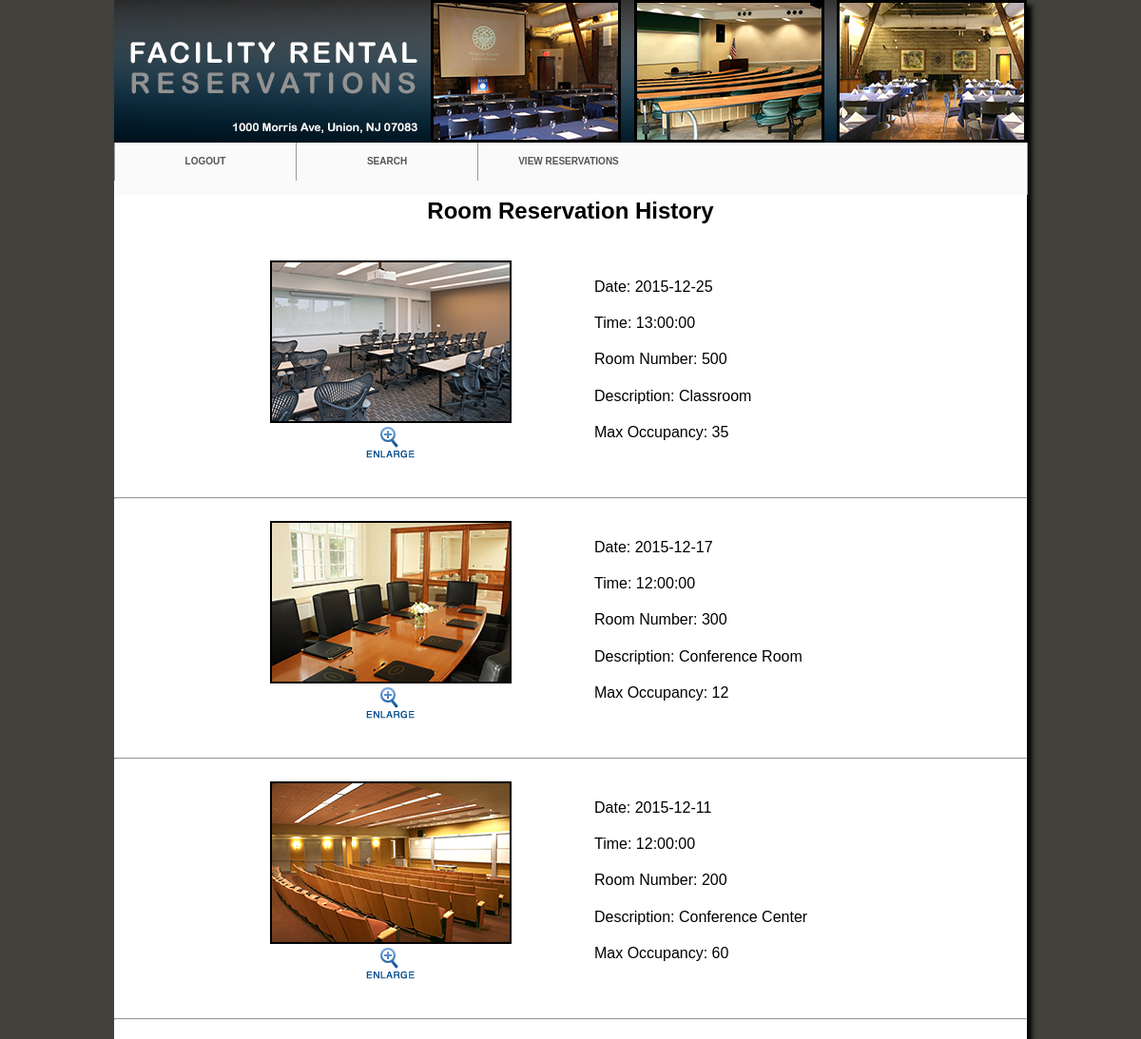
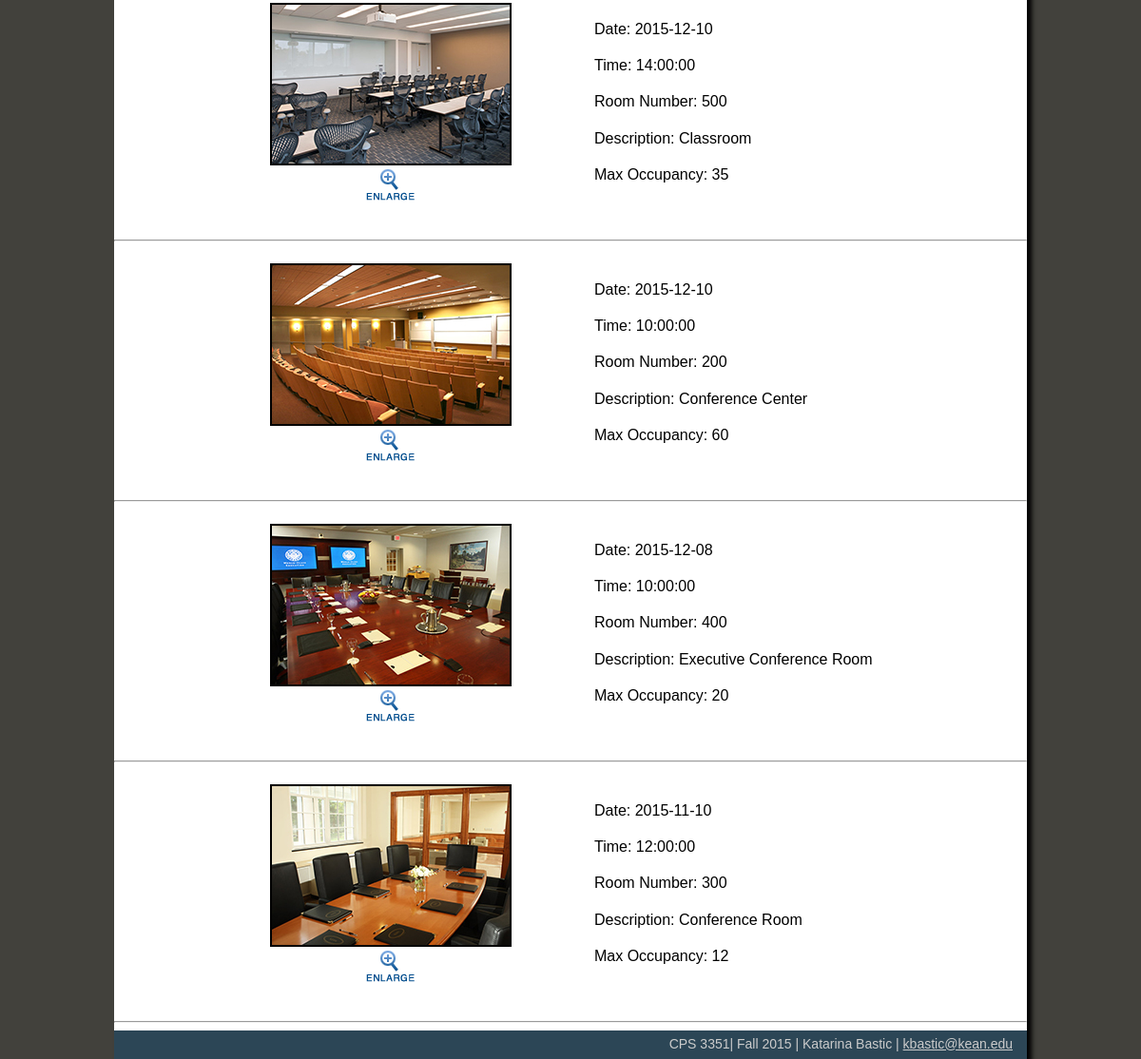
The app's page /history.php (signed in) with its own data (2 pictures, top to bottom).
### tables this page shows
CREATE TABLE IF NOT EXISTS `reservation` (
`reservationID` mediumint(8) unsigned NOT NULL,
  `revDate` date NOT NULL,
  `revTime` time NOT NULL,
  `duration` smallint(6) NOT NULL,
  `user_id` mediumint(8) unsigned NOT NULL,
  `paymentID` mediumint(8) unsigned NOT NULL
);

CREATE TABLE IF NOT EXISTS `room` (
  `roomID` mediumint(8) unsigned NOT NULL,
  `maxOccupancy` smallint(6) NOT NULL,
  `price` decimal(6,2) NOT NULL,
  `description` varchar(50) DEFAULT NULL
);

### history.php (the view, shortened to what this page needs)
<?php
require ('../../connection/mysqli_connect.php');
$q = "SELECT u.`first_name` u_fn, u.`last_name` u_ln, rr.`reservationID` rr_rvID, rr.`roomID` rr_rID,
r.`roomID` r_rID, r.`maxOccupancy` r_maxO, r.`price` r_price, r.`description` r_desc,
rv.`reservationID` rv_rvID, rv.`revDate` rv_date, rv.`revTime` rv_time, rv.`duration` rv_hour,
rv.`user_id` rv_uID, rv.`paymentID` rv_pay FROM `reservation` rv JOIN `users` u ON
rv.`user_id`=u.`user_id` JOIN `room_reservation` rr ON rv.`reservationID`=rr.`reservationID` JOIN
`room` r ON rr.`roomID`=r.`roomID` WHERE rv.`user_id`= '" . $_SESSION['user_id'] . "' ORDER BY rv.`revDate` DESC,rv.`revTime` DESC";
$r = mysqli_query ($dbc, $q);?>
<div class="content">
<center><h2>Room Reservation History</h2></center>
<?php
if (!mysqli_num_rows($r) == 0) {
while ($row = mysqli_fetch_array ($r, MYSQLI_ASSOC))
{
$img_large = $row['r_rID']. "_lg.jpg";
$img_small = $row['r_rID'] . "_sm.jpg";
echo "
		   <table width=\"80%\" border=\"0\" align=\"center\" cellpadding=\"5\" cellspacing=\"10\">
	       <tr>
           <td style=\"text-align:center;\" width=\"50%\">";
if (@getimagesize("images/{$img_small}")) {
echo "
           <img src=\"images/{$img_small}\" width=\"250\" height=\"167\" border=\"2\"/>";
		   }
else {
echo
	"<img src=\"images/unavailable.jpg\" width=\"250\" height=\"167\" border=\"2\"/>";
}
echo "
		   <p><a href=\"javascript:create_window('$img_large', 750, 500)\"><img border=\"0\" alt=\"view larger image\" src=\"images/enlarge_icon.gif\"></a></p>
		   </td>
		   <td>
		   <p>Date: {$row['rv_date']}</p>
		   <p>Time: {$row['rv_time']}</p>
		   <p>Room Number: {$row['r_rID']}</p>
	       <p>Description: {$row['r_desc']}</p>
		   <p>Max Occupancy: {$row['r_maxO']}</p>
		   </td>
		   </tr>
   </table>
   <hr />
";
}
} else {
			echo  "<center><h2>You have no previous or current reservations</h2></center>";
		}?>
</div>

### includes/styles.css (style rules this page uses)
body { font: 100%/1.4 Verdana, Arial, Helvetica, sans-serif; background-color: #42413C; margin: 0; padding: 0; color: #000; }
ul, ol, dl { padding: 0; margin: 0; }
h1, h2, h3, h4, h5, h6, p { margin-top: 0; padding-right: 15px; padding-left: 15px; }
a img { border: none; }
a:link { color: #42413C; text-decoration: underline; }
.container { width: 960px; background-color: #FFF; margin: 0 auto; box-shadow:5px 5px 5px #000; }
.header { background-color: #CC0000; }
#navigation { background:#fafafa; border-right:1px solid #999; margin:0 auto; width:960px; padding-bottom: 15px; height:40px; list-style:none; }
#navigation li { border-left:1px solid #999; float:left; width:190px; word-wrap: break-word; list-style:none; font-size:x-small; font-weight:bold; text-align:center; }
#navigation a { color:#555; display:block; line-height:40px; text-align:center; }
#navigation a:link { text-decoration: none; }
.content { padding: 0 0; }
.footer { background-color: #2c4656; height: 20px; padding-top: 5px; padding-right: 0; padding-bottom: 5px; padding-left: 0; }
.footer p { font-size:14px; color:#CCC; text-align:right; }
.footer a:link { color:#CCC; text-decoration: underline; }

### records on screen
reservation: revDate "2015-12-25", revTime "13:00:00", room.roomID "500", room.description "Classroom", room.maxOccupancy "35"
reservation: revDate "2015-12-17", revTime "12:00:00", room.roomID "300", room.description "Conference Room", room.maxOccupancy "12"
reservation: revDate "2015-12-11", revTime "12:00:00", room.roomID "200", room.description "Conference Center", room.maxOccupancy "60"
reservation: revDate "2015-12-10", revTime "14:00:00", room.roomID "500", room.description "Classroom", room.maxOccupancy "35"
reservation: revDate "2015-12-10", revTime "10:00:00", room.roomID "200", room.description "Conference Center", room.maxOccupancy "60"
reservation: shows a picture, revDate "2015-12-08", revTime "10:00:00", room.roomID "400", room.description "Executive Conference Room", room.maxOccupancy "20"
reservation: revDate "2015-11-10", revTime "12:00:00", room.roomID "300", room.description "Conference Room", room.maxOccupancy "12"
